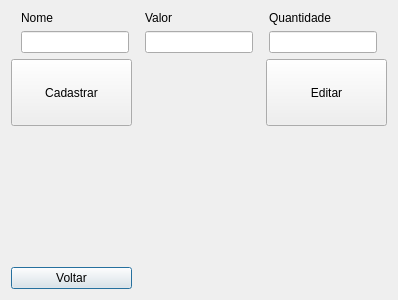
<?xml version="1.0" encoding="UTF-8"?>
<ui version="4.0">
 <class>Cadastro</class>
 <widget class="QDialog" name="Cadastro">
  <property name="geometry">
   <rect>
    <x>0</x>
    <y>0</y>
    <width>398</width>
    <height>300</height>
   </rect>
  </property>
  <property name="minimumSize">
   <size>
    <width>300</width>
    <height>300</height>
   </size>
  </property>
  <property name="maximumSize">
   <size>
    <width>431</width>
    <height>350</height>
   </size>
  </property>
  <property name="windowTitle">
   <string>Cadastro</string>
  </property>
  <layout class="QGridLayout" name="gridLayout_3">
   <item row="4" column="0">
    <widget class="QPushButton" name="Btn_Voltar">
     <property name="text">
      <string>Voltar</string>
     </property>
    </widget>
   </item>
   <item row="0" column="0" colspan="3">
    <layout class="QGridLayout" name="gridLayout">
     <item row="0" column="1">
      <widget class="QLabel" name="label_2">
       <property name="sizePolicy">
        <sizepolicy hsizetype="Fixed" vsizetype="Fixed">
         <horstretch>0</horstretch>
         <verstretch>0</verstretch>
        </sizepolicy>
       </property>
       <property name="text">
        <string>Valor</string>
       </property>
      </widget>
     </item>
     <item row="1" column="0">
      <widget class="QLineEdit" name="Nome">
       <property name="sizePolicy">
        <sizepolicy hsizetype="Fixed" vsizetype="Fixed">
         <horstretch>0</horstretch>
         <verstretch>0</verstretch>
        </sizepolicy>
       </property>
      </widget>
     </item>
     <item row="0" column="0">
      <widget class="QLabel" name="label">
       <property name="sizePolicy">
        <sizepolicy hsizetype="Fixed" vsizetype="Fixed">
         <horstretch>0</horstretch>
         <verstretch>0</verstretch>
        </sizepolicy>
       </property>
       <property name="text">
        <string>Nome</string>
       </property>
      </widget>
     </item>
     <item row="1" column="1">
      <widget class="QLineEdit" name="Valor">
       <property name="sizePolicy">
        <sizepolicy hsizetype="Fixed" vsizetype="Fixed">
         <horstretch>0</horstretch>
         <verstretch>0</verstretch>
        </sizepolicy>
       </property>
      </widget>
     </item>
     <item row="1" column="2">
      <widget class="QLineEdit" name="Qtd">
       <property name="sizePolicy">
        <sizepolicy hsizetype="Fixed" vsizetype="Fixed">
         <horstretch>0</horstretch>
         <verstretch>0</verstretch>
        </sizepolicy>
       </property>
      </widget>
     </item>
     <item row="0" column="2">
      <widget class="QLabel" name="label_3">
       <property name="sizePolicy">
        <sizepolicy hsizetype="Fixed" vsizetype="Fixed">
         <horstretch>0</horstretch>
         <verstretch>0</verstretch>
        </sizepolicy>
       </property>
       <property name="text">
        <string>Quantidade</string>
       </property>
      </widget>
     </item>
    </layout>
   </item>
   <item row="1" column="0">
    <widget class="QPushButton" name="Btn_Cadastrar">
     <property name="sizePolicy">
      <sizepolicy hsizetype="Preferred" vsizetype="Preferred">
       <horstretch>0</horstretch>
       <verstretch>0</verstretch>
      </sizepolicy>
     </property>
     <property name="text">
      <string>Cadastrar</string>
     </property>
    </widget>
   </item>
   <item row="1" column="1" rowspan="4">
    <layout class="QFormLayout" name="formLayout"/>
   </item>
   <item row="1" column="2">
    <widget class="QPushButton" name="Btn_Editar">
     <property name="sizePolicy">
      <sizepolicy hsizetype="Ignored" vsizetype="Ignored">
       <horstretch>0</horstretch>
       <verstretch>0</verstretch>
      </sizepolicy>
     </property>
     <property name="text">
      <string>Editar</string>
     </property>
    </widget>
   </item>
   <item row="2" column="2" rowspan="3">
    <layout class="QGridLayout" name="gridLayout_2"/>
   </item>
   <item row="2" column="0" rowspan="2">
    <layout class="QFormLayout" name="formLayout_2"/>
   </item>
  </layout>
 </widget>
 <resources/>
 <connections/>
</ui>
